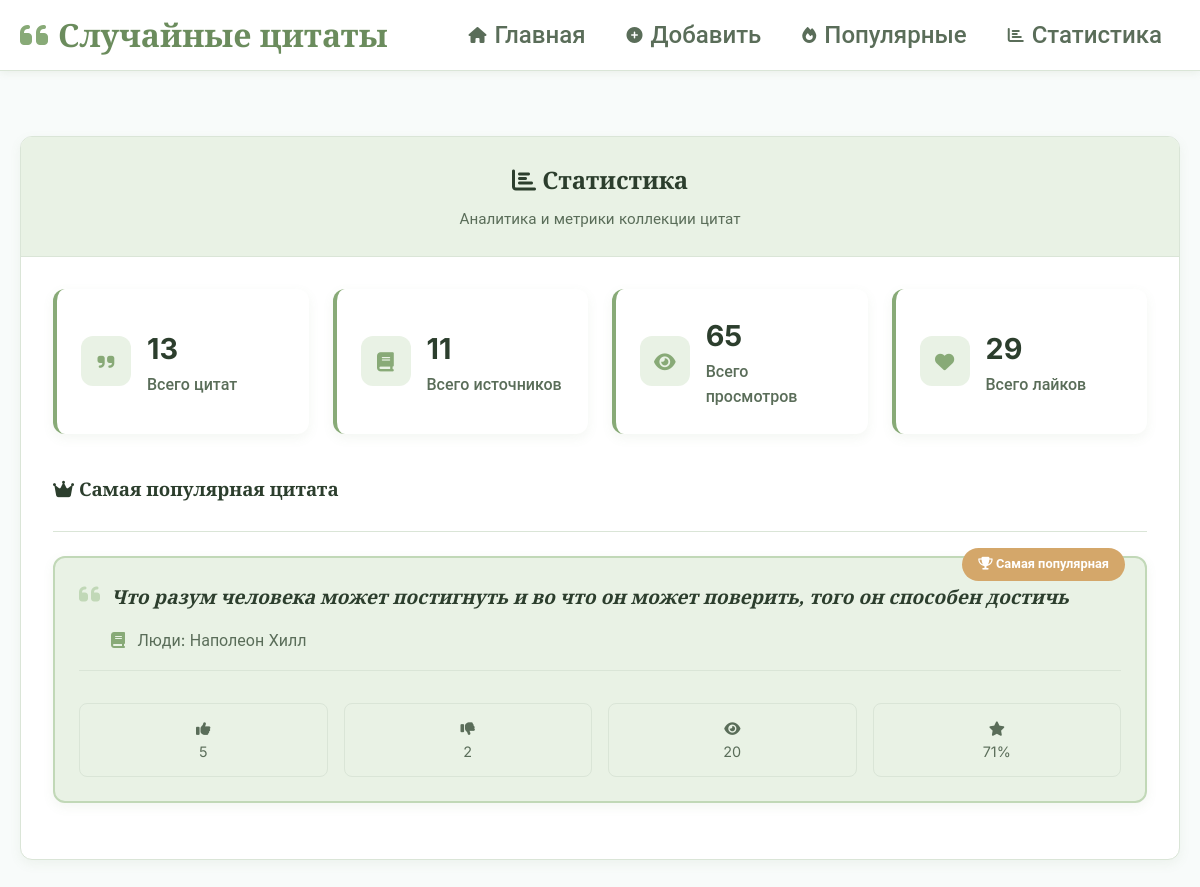
The app's page /dashboard/, older data.
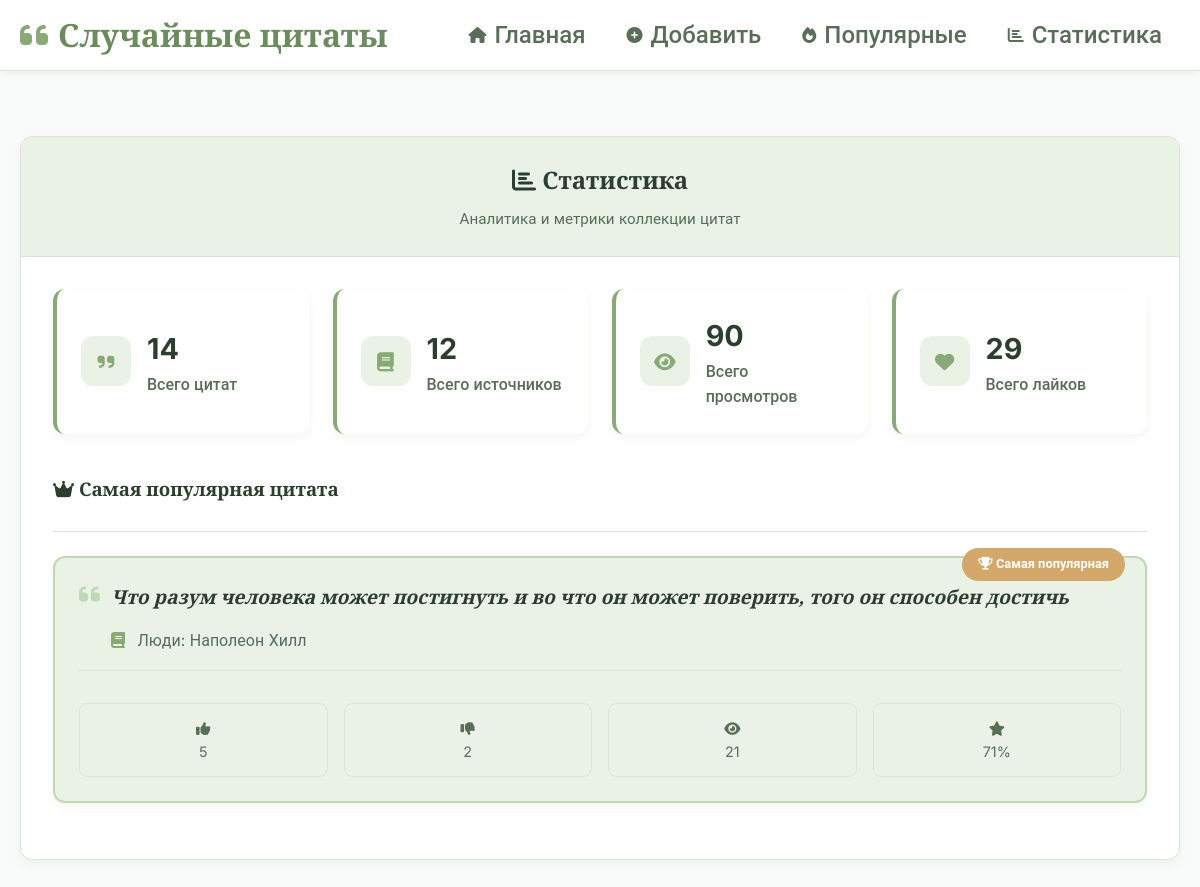
The same page, newer data.
### quotes/models.py (models this page shows, shortened)
class Quote(models.Model):
    text = models.TextField(verbose_name="Текст цитаты")
    source = models.ForeignKey(Source, on_delete=models.CASCADE, verbose_name="Источник")
    weight = models.PositiveIntegerField(default=1, verbose_name="Вес")
    views = models.PositiveIntegerField(default=0, verbose_name="Просмотры")
    likes = models.PositiveIntegerField(default=0, verbose_name="Лайки")
    dislikes = models.PositiveIntegerField(default=0, verbose_name="Дизлайки")
    created_at = models.DateTimeField(auto_now_add=True)
    updated_at = models.DateTimeField(auto_now=True)
    class Meta:
        unique_together = ['text', 'source']

class Source(models.Model):
    TYPE_CHOICES = [
        ('movie', 'Фильм'),
        ('book', 'Книга'),
        ('series', 'Сериал'),
        ('game', 'Игра'),
        ('person', 'Люди'),
        ('other', 'Другое'),
    ]
    name = models.CharField(max_length=200, verbose_name="Название")
    type = models.CharField(max_length=20, choices=TYPE_CHOICES, verbose_name="Тип")
    created_at = models.DateTimeField(auto_now_add=True)
    class Meta:
        unique_together = ['name', 'type']
    def __str__(self):
        return f"{self.get_type_display()}: {self.name}"

### quotes/views.py (the view)
# urls.py: path('dashboard/', views.dashboard, name='dashboard'),
def dashboard(request):
    quotes = Quote.objects.all()
    stats_data = quotes.aggregate(
        total_views=Sum('views') or 0,
        total_likes=Sum('likes') or 0,
        total_dislikes=Sum('dislikes') or 0
    )
    stats = {
        'total_quotes': quotes.count(),
        'total_sources': Source.objects.count(),
        'total_views': stats_data['total_views'],
        'total_likes': stats_data['total_likes'],
        'total_dislikes': stats_data['total_dislikes'],
        'most_popular': quotes.order_by('-likes', '-views').first(),
        'most_viewed': quotes.order_by('-views').first(),
    }
    return render(request, 'quotes/dashboard.html', {'stats': stats})

### quotes/templates/quotes/dashboard.html (shortened to what the changed rows need)
{% extends 'quotes/base.html' %}
{% block content %}
<div class="quote-container">
    <div class="quote-card fade-in">
        <div class="card-header text-center">
            <h2><i class="fas fa-chart-bar"></i> Статистика</h2>
        </div>
        <div class="card-body">
            <div class="stats-grid">
                <div class="stat-card stat-card-primary">
                    <div class="stat-content">
                        <h3>{{ stats.total_quotes }}</h3>
                        <p>Всего цитат</p>
                    </div>
                </div>
                <div class="stat-card stat-card-success">
                    <div class="stat-content">
                        <h3>{{ stats.total_sources }}</h3>
                        <p>Всего источников</p>
                    </div>
                </div>
                <div class="stat-card stat-card-info">
                    <div class="stat-content">
                        <h3>{{ stats.total_views }}</h3>
                        <p>Всего просмотров</p>
                    </div>
                </div>
            </div>
            {% if stats.most_popular %}
            <div class="popular-quote fade-in" style="animation-delay: 0.3s">
                <div class="section-header">
                    <h3><i class="fas fa-crown"></i> Самая популярная цитата</h3>
                </div>
                <div class="quote-item featured">
                    <div class="quote-content">
                        <div class="quote-text">
                            <i class="fas fa-quote-left quote-icon"></i>
                            <p>{{ stats.most_popular.text }}</p>
                        </div>
                        <div class="quote-source">
                            <i class="fas fa-book"></i>
                            {{ stats.most_popular.source }}
                        </div>
                    </div>
                    <div class="quote-stats">
                        <div class="stats-mini-grid">
                            <div class="stats-mini">
                                <span class="stats-mini-icon"><i class="fas fa-thumbs-up"></i></span>
                                <span class="stats-mini-value">{{ stats.most_popular.likes }}</span>
                            </div>
                            <div class="stats-mini">
                                <span class="stats-mini-icon"><i class="fas fa-thumbs-down"></i></span>
                                <span class="stats-mini-value">{{ stats.most_popular.dislikes }}</span>
                            </div>
                            <div class="stats-mini">
                                <span class="stats-mini-icon"><i class="fas fa-eye"></i></span>
                                <span class="stats-mini-value">{{ stats.most_popular.views }}</span>
                            </div>
                            <div class="stats-mini">
                                <span class="stats-mini-icon"><i class="fas fa-star"></i></span>
                                <span class="stats-mini-value">
                                    {% if stats.most_popular.likes or stats.most_popular.dislikes %}
                                        {% widthratio stats.most_popular.likes stats.most_popular.likes|add:stats.most_popular.dislikes 100 %}%
                                    {% else %}
                                        0%
                                    {% endif %}
                                </span>
                            </div>
                        </div>
                    </div>
                    <div class="featured-badge">
                        <i class="fas fa-trophy"></i>
                        Самая популярная
                    </div>
                </div>
            </div>
            {% else %}
            <div class="no-quotes">
                <i class="fas fa-chart-line"></i>
                <h3>Пока нет данных о популярности</h3>
                <p>Добавьте цитаты и получите первую статистику!</p>
            </div>
            {% endif %}
        </div>
    </div>
</div>
{% endblock %}

Row changes from the older to the newer data that the page shows:
changed Quote "Люди: Наполеон Хилл": most_popular.views "20" → "21"
Text that changed along with them:
{{ stats.total_quotes }}: "13" → "14"
{{ stats.total_sources }}: "11" → "12"
{{ stats.total_views }}: "65" → "90"
